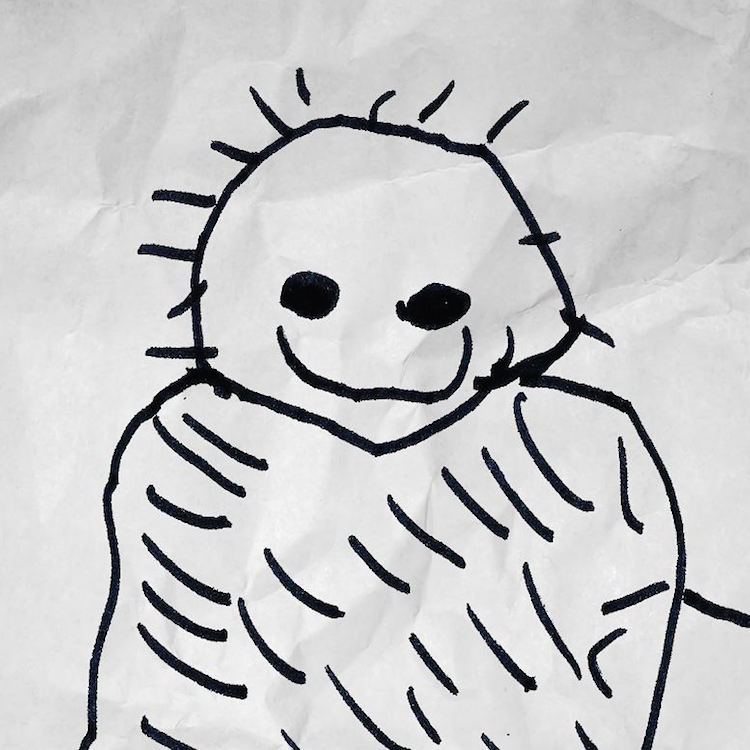
#> input picture funny-kids-drawings-things-i-have-drawn-8.jpg, 750 x 750 px, given in place of the camera
$ python yellowColorDetection.py
#> lines starting #> are read from the running program, lines starting #| are printed output that depends on the picture
'''
Object detection ("Ball tracking") with OpenCV
    Adapted from the original code developed by Adrian Rosebrock
    Visit original post: https://www.pyimagesearch.com/2015/09/14/ball-tracking-with-opencv/
Developed by Marcelo Rovai - MJRoBot.org @ 7Feb2018
'''

# import the necessary packages
from collections import deque
import numpy as np
import argparse
import imutils
import cv2

# construct the argument parse and parse the arguments
ap = argparse.ArgumentParser()
ap.add_argument("-v", "--video",
                help="path to the (optional) video file")
ap.add_argument("-b", "--buffer", type=int, default=64,
                help="max buffer size")
args = vars(ap.parse_args())

# define the lower and upper boundaries of the "yellow object"
# (or "ball") in the HSV color space, then initialize the
# list of tracked points
colorLower = (24, 100, 100)
colorUpper = (44, 255, 255)
pts = deque(maxlen=args["buffer"])

# if a video path was not supplied, grab the reference
# to the webcam
if not args.get("video", False):
    camera = cv2.VideoCapture(0)

# otherwise, grab a reference to the video file
else:
    camera = cv2.VideoCapture(args["video"])

# keep looping
while True:
    # grab the current frame
    (grabbed, frame) = camera.read()
#> frame is the input picture: shape (750, 750, 3); mean B, G, R 200.9, 200, 199.7
    frame = cv2.flip(frame, -1)  # Flip vertically
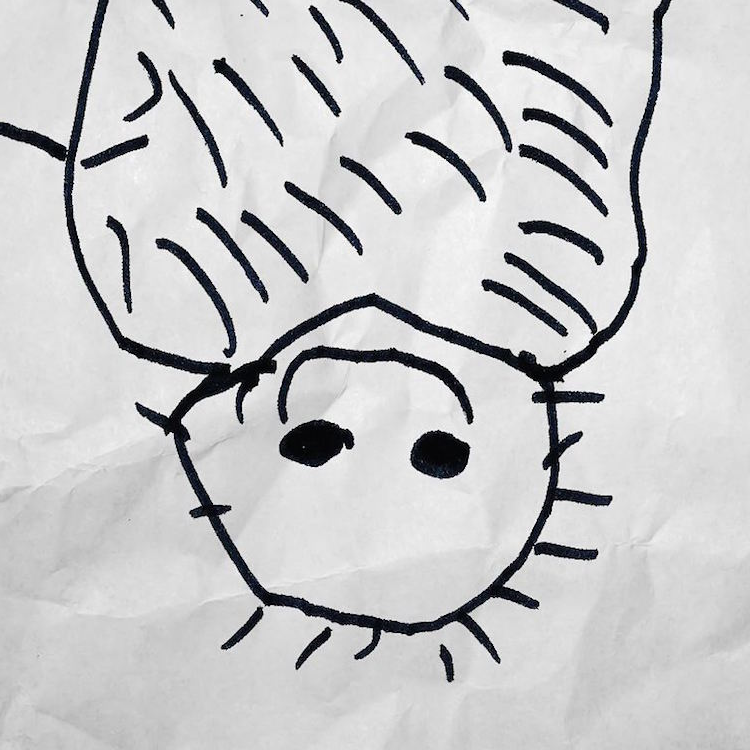
#> frame: shape (750, 750, 3); mean B, G, R 200.9, 200, 199.7

    # if we are viewing a video and we did not grab a frame,
    # then we have reached the end of the video
    if args.get("video") and not grabbed:
        break

    # resize the frame, inverted ("vertical flip" w/ 180degrees),
    # blur it, and convert it to the HSV color space
    frame = imutils.resize(frame, width=600)
#> frame: shape (600, 600, 3)
    frame = imutils.rotate(frame, angle=180)
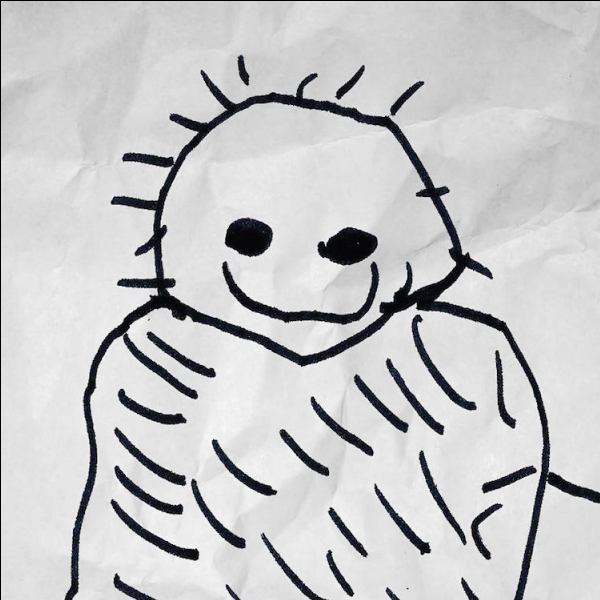
#> frame: shape (600, 600, 3); mean B, G, R 200.2, 199.3, 199
    # blurred = cv2.GaussianBlur(frame, (11, 11), 0)
    hsv = cv2.cvtColor(frame, cv2.COLOR_BGR2HSV)
#> hsv: shape (600, 600, 3); mean H, S, V 23.9, 9, 200.4

    # construct a mask for the color "green", then perform
    # a series of dilations and erosions to remove any small
    # blobs left in the mask
    mask = cv2.inRange(hsv, colorLower, colorUpper)
#> mask: shape (600, 600); every value is 0
    mask = cv2.erode(mask, None, iterations=2)
    mask = cv2.dilate(mask, None, iterations=2)

    # find contours in the mask and initialize the current
    # (x, y) center of the ball
    cnts = cv2.findContours(mask.copy(), cv2.RETR_EXTERNAL,
                            cv2.CHAIN_APPROX_SIMPLE)[-2]
#> cnts = []
    center = None

    # only proceed if at least one contour was found
    if len(cnts) > 0:
        # find the largest contour in the mask, then use
        # it to compute the minimum enclosing circle and
        # centroid
        c = max(cnts, key=cv2.contourArea)
        ((x, y), radius) = cv2.minEnclosingCircle(c)
        M = cv2.moments(c)
        center = (int(M["m10"] / M["m00"]), int(M["m01"] / M["m00"]))

        # only proceed if the radius meets a minimum size
        if radius > 10:
            # draw the circle and centroid on the frame,
            # then update the list of tracked points
            cv2.circle(frame, (int(x), int(y)), int(radius),
                       (0, 255, 255), 2)
            cv2.circle(frame, center, 5, (0, 0, 255), -1)

    # update the points queue
    pts.appendleft(center)

    # loop over the set of tracked points
    for i in range(1, len(pts)):
        # if either of the tracked points are None, ignore
        # them
        if pts[i - 1] is None or pts[i] is None:
            continue

        # otherwise, compute the thickness of the line and
        # draw the connecting lines
        thickness = int(np.sqrt(args["buffer"] / float(i + 1)) * 2.5)
        cv2.line(frame, pts[i - 1], pts[i], (0, 0, 255), thickness)

    # show the frame to our screen
    cv2.imshow("Frame", frame)
    key = cv2.waitKey(1) & 0xFF
#> (key q is pressed here)

    # if the 'q' key is pressed, stop the loop
    if key == ord("q"):
        break

# cleanup the camera and close any open windows
camera.release()
cv2.destroyAllWindows()
